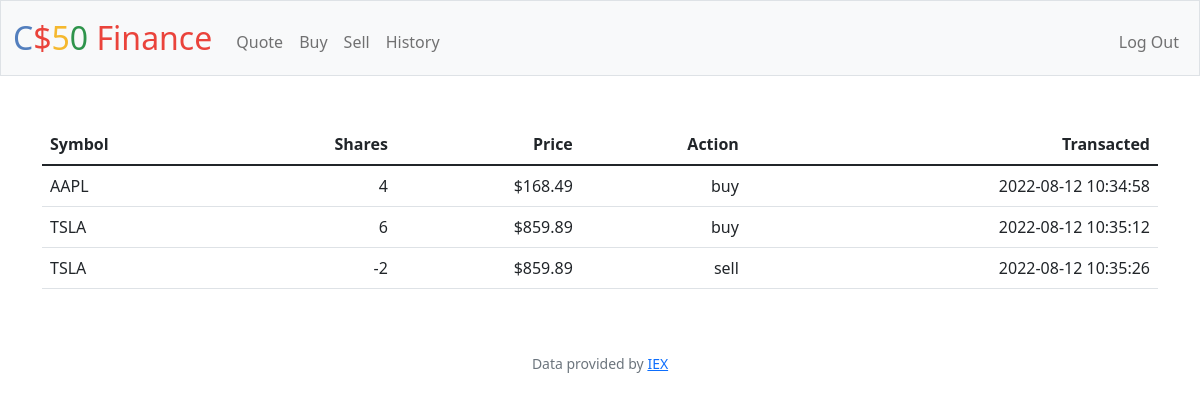
Before: /history (signed in) with the older database file.
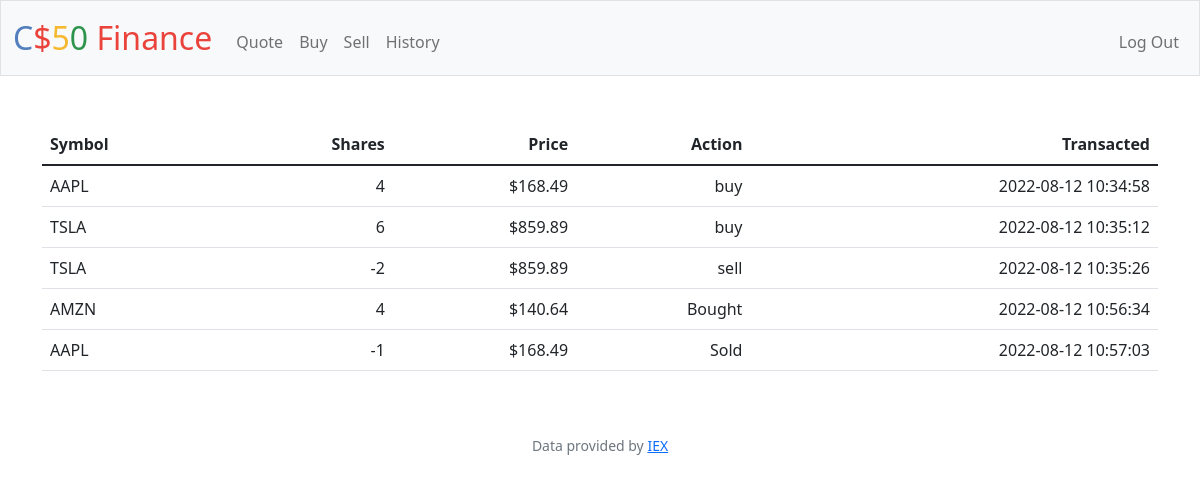
After: the same page with the newer database file.
### tables this page shows
CREATE TABLE transactions (id INTEGER PRIMARY KEY AUTOINCREMENT NOT NULL, user_id INTEGEER NOT NULL, symbol TEXT NOT NULL, name TEXT NOT NULL, shares INTEGER NOT NULL, price NUMERIC NOT NULL, type TEXT NOT NULL, time TIMESTAMP DEFAULT CURRENT_TIMESTAMP, FOREIGN KEY(user_id) REFERENCES users(id));

### app.py (the view)
@app.route("/history")
@login_required
def history():
    user_id = session["user_id"]
    holdings = db.execute("SELECT symbol, shares, price, type, time FROM transactions WHERE user_id = ?", user_id)
    return render_template("history.html", holdings = holdings)

### app.py (called while the page is built)
@app.after_request
def after_request(response):
    response.headers["Cache-Control"] = "no-cache, no-store, must-revalidate"
    response.headers["Expires"] = 0
    response.headers["Pragma"] = "no-cache"
    return response

### helpers.py (called while the page is built)
def login_required(f):
    @wraps(f)
    def decorated_function(*args, **kwargs):
        if session.get("user_id") is None:
            return redirect("/login")
        return f(*args, **kwargs)
    return decorated_function

def usd(value):
    return f"${value:,.2f}"

### templates/history.html (shortened to what this page needs)
{% extends "layout.html" %}
{% block main %}
<table class="table">
    <thead>
        <tr>
            <th class="text-start">Symbol</th>
            <th class="text-end">Shares</th>
            <th class="text-end">Price</th>
            <th class="text-end">Action</th>
            <th class="text-end">Transacted</th>
        </tr>
    </thead>
    <tbody>
        {% for holding in holdings %}
            <tr>
                <td class="text-start">{{ holding.symbol }}</td>
                <td class="text-end">{{ holding.shares }}</td>
                <td class="text-end">{{ holding.price | usd }}</td>
                <td class="text-end">{{ holding.type }}</td>
                <td class="text-end">{{ holding.time }}</td>
            </tr>
        {% endfor %}
    </tbody>
</table>
{% endblock %}

### templates/layout.html (shortened to what this page needs)
<!DOCTYPE html>
<html lang="en">
    <head>
        <link href="https://cdn.jsdelivr.net/npm/bootstrap@5.1.3/dist/css/bootstrap.min.css" rel="stylesheet">
        <link href="/static/styles.css" rel="stylesheet">
    </head>
    <body>
        <nav class="bg-light border navbar navbar-expand-md navbar-light">
            <div class="container-fluid">
                <a class="navbar-brand" href="/"><span class="blue">C</span><span class="red">$</span><span class="yellow">5</span><span class="green">0</span> <span class="red">Finance</span></a>
                <div class="collapse navbar-collapse" id="navbar">
                    {% if session["user_id"] %}
                        <ul class="navbar-nav me-auto mt-2">
                            <li class="nav-item"><a class="nav-link" href="/quote">Quote</a></li>
                            <li class="nav-item"><a class="nav-link" href="/buy">Buy</a></li>
                            <li class="nav-item"><a class="nav-link" href="/sell">Sell</a></li>
                            <li class="nav-item"><a class="nav-link" href="/history">History</a></li>
                        </ul>
                        <ul class="navbar-nav ms-auto mt-2">
                            <li class="nav-item"><a class="nav-link" href="/logout">Log Out</a></li>
                        </ul>
                    {% else %}
                        <ul class="navbar-nav ms-auto mt-2">
                            <li class="nav-item"><a class="nav-link" href="/register">Register</a></li>
                            <li class="nav-item"><a class="nav-link" href="/login">Log In</a></li>
                        </ul>
                    {% endif %}
                </div>
            </div>
        </nav>
        <main class="container py-5 text-center">
            {% block main %}{% endblock %}
        </main>
        <footer class="mb-5 small text-center text-muted">
            Data provided by <a href="https://iexcloud.io/">IEX</a>
        </footer>
    </body>
</html>

### static/styles.css (style rules this page uses)
nav .navbar-brand { font-size: xx-large; }
nav .navbar-brand .blue { color: #537fbe; }
nav .navbar-brand .red { color: #ea433b; }
nav .navbar-brand .yellow { color: #f5b82e; }
nav .navbar-brand .green { color: #2e944b; }

Changed rows visible on the page:
added transactions: symbol "AMZN", shares "4", price "$140.64", type "Bought", time "2022-08-12 10:56:34"
added transactions: symbol "AAPL", shares "-1", price "$168.49", type "Sold", time "2022-08-12 10:57:03"
